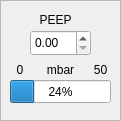
   <widget class="QFrame" name="frame_22">
    <property name="geometry">
     <rect>
      <x>600</x>
      <y>630</y>
      <width>121</width>
      <height>121</height>
     </rect>
    </property>
    <property name="frameShape">
     <enum>QFrame::StyledPanel</enum>
    </property>
    <property name="frameShadow">
     <enum>QFrame::Raised</enum>
    </property>
    <widget class="QLabel" name="label_97">
     <property name="geometry">
      <rect>
       <x>10</x>
       <y>10</y>
       <width>91</width>
       <height>20</height>
      </rect>
     </property>
     <property name="layoutDirection">
      <enum>Qt::LeftToRight</enum>
     </property>
     <property name="text">
      <string>PEEP</string>
     </property>
     <property name="alignment">
      <set>Qt::AlignCenter</set>
     </property>
    </widget>
    <widget class="QLabel" name="label_98">
     <property name="geometry">
      <rect>
       <x>40</x>
       <y>60</y>
       <width>41</width>
       <height>20</height>
      </rect>
     </property>
     <property name="text">
      <string>mbar</string>
     </property>
     <property name="alignment">
      <set>Qt::AlignCenter</set>
     </property>
    </widget>
    <widget class="QProgressBar" name="progressBar_14">
     <property name="geometry">
      <rect>
       <x>10</x>
       <y>80</y>
       <width>101</width>
       <height>23</height>
      </rect>
     </property>
     <property name="value">
      <number>24</number>
     </property>
    </widget>
    <widget class="QLabel" name="label_99">
     <property name="geometry">
      <rect>
       <x>90</x>
       <y>60</y>
       <width>21</width>
       <height>20</height>
      </rect>
     </property>
     <property name="text">
      <string>50</string>
     </property>
     <property name="alignment">
      <set>Qt::AlignCenter</set>
     </property>
    </widget>
    <widget class="QLabel" name="label_100">
     <property name="geometry">
      <rect>
       <x>10</x>
       <y>60</y>
       <width>20</width>
       <height>20</height>
      </rect>
     </property>
     <property name="text">
      <string>0</string>
     </property>
     <property name="alignment">
      <set>Qt::AlignCenter</set>
     </property>
    </widget>
    <widget class="QDoubleSpinBox" name="doubleSpinBox_6">
     <property name="geometry">
      <rect>
       <x>30</x>
       <y>30</y>
       <width>61</width>
       <height>26</height>
      </rect>
     </property>
    </widget>
   </widget>
